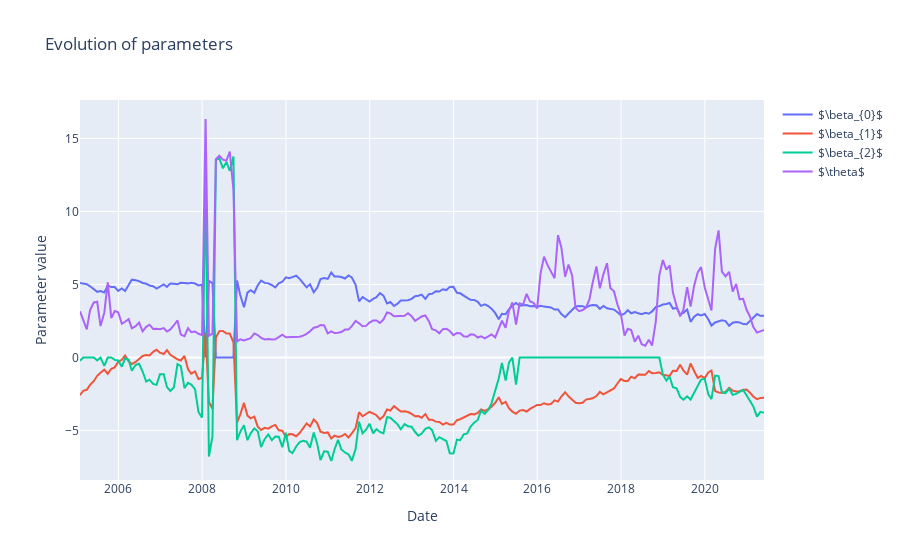

Notebook code for this chart:
### Code cell
# Beta0,Beta1,Beta2 and theta over time

fig=go.Figure()

fig.add_trace(go.Scatter(y=df_rad['b0'],x=df_rad.index,name=r'$\beta_{0}$'))
fig.add_trace(go.Scatter(y=df_rad['b1'],x=df_rad.index,name=r'$\beta_{1}$'))
fig.add_trace(go.Scatter(y=df_rad['b2'],x=df_rad.index,name=r'$\beta_{2}$'))
fig.add_trace(go.Scatter(y=df_rad['teta'],x=df_rad.index,name=r'$\theta$'))

fig.update_layout(
    title="Evolution of parameters",
    xaxis_title="Date",
    yaxis_title="Parameter value")

### Figure 1 — Plotly figure (JSON) as saved in the notebook; plotly's stock layout.template omitted (floating-point values rounded to 4 significant figures; data arrays with more than 128 entries replaced by an {"elided": "..."} marker saying what was removed)
{"data": [{"name": "$\\beta_{0}$", "type": "scatter", "x": {"elided": "197 str values"}, "y": {"elided": "197 float values"}}, {"name": "$\\beta_{1}$", "type": "scatter", "x": {"elided": "197 str values"}, "y": {"elided": "197 float values"}}, {"name": "$\\beta_{2}$", "type": "scatter", "x": {"elided": "197 str values"}, "y": {"elided": "197 float values"}}, {"name": "$\\theta$", "type": "scatter", "x": {"elided": "197 str values"}, "y": {"elided": "197 float values"}}], "layout": {"title": {"text": "Evolution of parameters"}, "xaxis": {"title": {"text": "Date"}}, "yaxis": {"title": {"text": "Parameter value"}}}}
